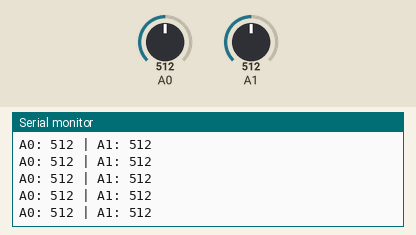
Simulated run of this sketch. Board: Arduino Uno, built with avr-gcc and run on an emulated ATmega328P. On the bench: the last lines printed to the serial monitor. The inputs (shaded band) are chosen by the test bench; at power-on: A0 = 512, A1 = 512.

Above: at 1.2 s.
1.3 s: A0 set to 106
At 2.3 s:
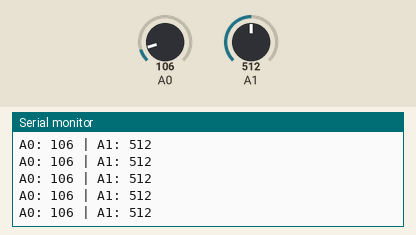
4.3 s: A0 set to 95
At 4.8 s:
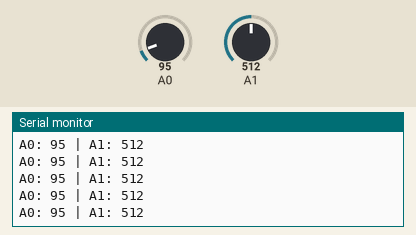
7.3 s: A1 set to 105
At 8.2 s:
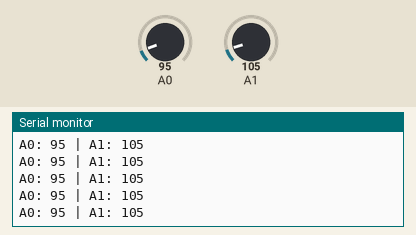
8.8 s: A1 set to 89
At 9.5 s:
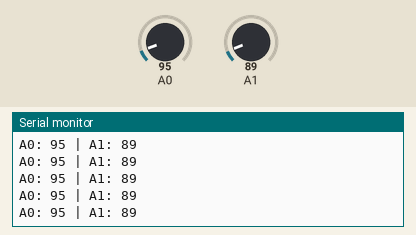
11.8 s: A0 set to 11
At 12.8 s:
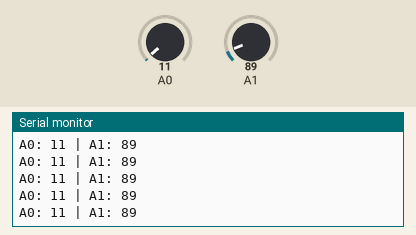
13.3 s: A0 set to 8
At 13.8 s:
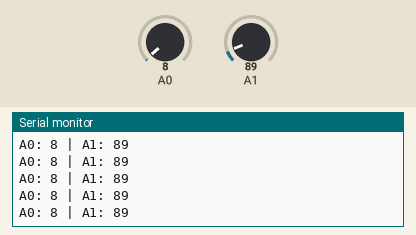
Timing chart, 0 to 16.3 s (numbered marks = the images above; inputs shaded):
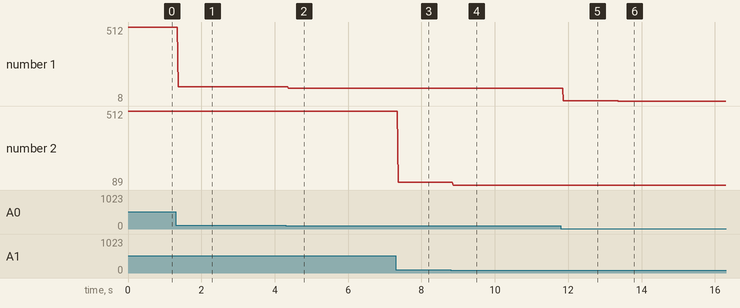

Measured:
- after the input at 1.3 s, the serial monitor: prints a new line after 0.06 s (image 1)
- after the input at 4.3 s, the serial monitor: prints a new line after 0.07 s (image 2)
- after the input at 7.3 s, the serial monitor: prints a new line after 0.06 s (image 3)
- after the input at 8.8 s, the serial monitor: prints a new line after 0.06 s (image 4)
- after the input at 11.8 s, the serial monitor: prints a new line after 0.07 s (image 5)
- after the input at 13.3 s, the serial monitor: prints a new line after 0.07 s (image 6)
- plotted number 1: 512 → 106 after the input at 1.3 s, 106 → 95 after the input at 4.3 s, 95 → 11 after the input at 11.8 s, 11 → 8 after the input at 13.3 s
- plotted number 2: 512 → 105 after the input at 7.3 s, 105 → 89 after the input at 8.8 s

The sketch:

encoder_read.ino
```cpp
void setup() {
  Serial.begin(9600);
}

void loop() {
  int valueA0 = analogRead(A0);
  int valueA1 = analogRead(A1);

  Serial.print("A0: ");
  Serial.print(valueA0);
  Serial.print(" | A1: ");
  Serial.println(valueA1);

  delay(10);
}
```
